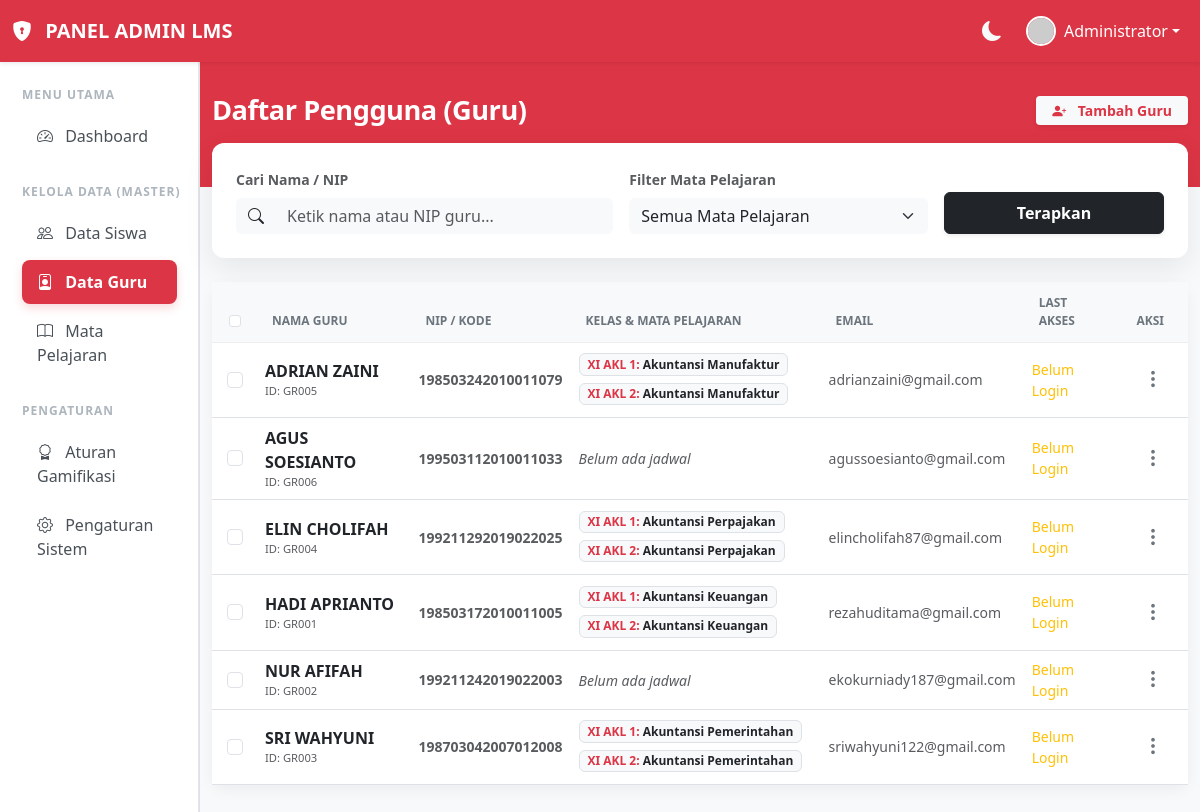
Screenshot of /admin/daftarGuru.php (signed in) with the database file from the repository.
### tables this page shows
CREATE TABLE `guru` (
  `IDGuru` char(5) NOT NULL,
  `IDUser` char(5) DEFAULT NULL,
  `NamaGuru` varchar(60) NOT NULL,
  `NIP_NUPTK` char(18) DEFAULT NULL,
  `Email` varchar(100) DEFAULT NULL,
  `NoTelp` varchar(20) DEFAULT NULL,
  `MataPelajaran` text
);

### admin/daftarGuru.php (the view, shortened to what this page needs)
<?php
require '../login/koneksi.php';
$where_clauses = [];
$search = isset($_GET['search']) ? mysqli_real_escape_string($koneksi, $_GET['search']) : '';
$where_sql = count($where_clauses) > 0 ? "WHERE " . implode(' AND ', $where_clauses) : "";
$batas = 20;
$halaman = isset($_GET['halaman']) ? (int)$_GET['halaman'] : 1;
$halaman_awal = ($halaman > 1) ? ($halaman * $batas) - $batas : 0;
$query_guru = mysqli_query($koneksi, "SELECT guru.*, users.LastAccess, users.Status FROM guru LEFT JOIN users ON guru.IDUser = users.IDUser $where_sql ORDER BY guru.NamaGuru ASC LIMIT $halaman_awal, $batas");
$jumlah_tampil = mysqli_num_rows($query_guru);
?>
<!DOCTYPE html>
<html lang="id">
<head>
    <link href="https://cdn.jsdelivr.net/npm/bootstrap@5.3.0/dist/css/bootstrap.min.css" rel="stylesheet">
    <link rel="stylesheet" href="https://cdn.jsdelivr.net/npm/bootstrap-icons@1.10.5/font/bootstrap-icons.css">
    <link rel="stylesheet" href="../style.css">
</head>
<body class="bg-light">
    <nav class="navbar navbar-expand-lg navbar-dark bg-danger sticky-top shadow-sm">
        <div class="container-fluid">
            <a class="navbar-brand fw-bold" href="#">
                <i class="bi bi-shield-lock-fill me-2"></i> PANEL ADMIN LMS
            </a>
            <div class="collapse navbar-collapse justify-content-end" id="topNav">
                <ul class="navbar-nav align-items-center">
                    <li class="nav-item dropdown">
                        <a class="nav-link dropdown-toggle d-flex align-items-center text-white" href="#" data-bs-toggle="dropdown">
                            <img src="https://ui-avatars.com/api/?name=Administrator&background=fff&color=dc3545" class="rounded-circle me-2 border border-2 border-white" width="30" height="30">
                            Administrator
                        </a>
                    </li>
                </ul>
            </div>
        </div>
    </nav>
    <div class="container-fluid">
        <div class="row">
            <?php include 'sidebar.php'; ?>
            <main class="col-md-9 ms-sm-auto col-lg-10 px-0">
                <div class="header-red">
                    <div class="container">
                        <div class="d-flex justify-content-between align-items-center">
                            <h2>Daftar Pengguna (Guru)</h2>
                            <a href="tambahGuru.php" class="btn btn-light btn-sm fw-bold px-3 text-danger shadow-sm border-0">
                                <i class="bi bi-person-plus-fill me-2"></i> Tambah Guru
                            </a>
                        </div>
                    </div>
                </div>
                <div class="container main-content pb-5">
                    <div class="card filter-card mb-4">
                        <div class="card-body p-4">
                            <form action="" method="GET" class="row g-3 align-items-end">
                                <div class="col-md-5">
                                    <label class="form-label small fw-bold text-muted">Cari Nama / NIP</label>
                                    <div class="input-group">
                                        <span class="input-group-text bg-light border-0"><i class="bi bi-search"></i></span>
                                        <input type="text" name="search" class="form-control bg-light border-0" placeholder="Ketik nama atau NIP guru..." value="<?= htmlspecialchars($search) ?>">
                                    </div>
                                </div>
                                <div class="col-md-4">
                                    <label class="form-label small fw-bold text-muted">Filter Mata Pelajaran</label>
                                    <select name="mapel" class="form-select bg-light border-0">
                                        <option value="">Semua Mata Pelajaran</option>
                                    </select>
                                </div>
                                <div class="col-md-3">
                                    <button type="submit" class="btn btn-dark w-100 fw-bold py-2 shadow-sm">Terapkan</button>
                                </div>
                            </form>
                        </div>
                    </div>
                    <div class="card table-card">
                        <div class="table-responsive" style="overflow: visible;">
                            <table class="table table-hover align-middle mb-0">
                                <thead>
                                    <tr>
                                        <th class="text-center" style="width: 45px;"><input class="form-check-input" type="checkbox" id="checkAll"></th>
                                        <th>NAMA GURU</th><th>NIP / KODE</th><th style="min-width: 250px;">KELAS & MATA PELAJARAN</th><th>EMAIL</th><th>LAST AKSES</th><th class="text-end pe-4">AKSI</th>
                                    </tr>
                                </thead>
                                <tbody>
                                    <?php if($jumlah_tampil > 0): while($row = mysqli_fetch_assoc($query_guru)): ?>
                                        <tr>
                                            <td class="text-center"><input class="form-check-input checkItem" type="checkbox" name="ids[]" value="<?= $row['IDGuru'] ?>"></td>
                                            <td>
                                                <div class="fw-bold text-dark"><?= $row['NamaGuru'] ?></div>
                                                <div class="text-muted" style="font-size: 0.7rem;">ID: <?= $row['IDGuru'] ?></div>
                                            </td>
                                            <td class="text-muted fw-semibold small"><?= !empty($row['NIP_NUPTK']) ? $row['NIP_NUPTK'] : '-' ?></td>
                                            <td>
                                                <?php
                                                $akses = json_decode($row['MataPelajaran'], true);
                                                if(!empty($akses) && is_array($akses)) {
                                                    foreach($akses as $kelas => $mapels) {
                                                        $daftar_mapel = implode(", ", $mapels);
                                                        echo "<div class='badge bg-light text-dark border mapel-badge'>";
                                                        echo "<span class='text-danger fw-bold'>$kelas:</span> $daftar_mapel";
                                                        echo "</div><br>";
                                                    }
                                                } else {
                                                    echo "<span class='text-muted small fst-italic'>Belum ada jadwal</span>";
                                                }
                                                ?>
                                            </td>
                                            <td class="text-muted small"><?= !empty($row['Email']) ? $row['Email'] : '-' ?></td>
                                            <td class="small text-muted"><?= $row['LastAccess'] ? date('d M, H:i', strtotime($row['LastAccess'])) : '<span class="text-warning">Belum Login</span>' ?></td>
                                            <td class="text-end pe-4">
                                                <div class="dropdown">
                                                    <button class="btn btn-link text-secondary p-0" type="button" data-bs-toggle="dropdown" aria-expanded="false" data-bs-boundary="window">
                                                        <i class="bi bi-three-dots-vertical fs-5"></i>
                                                    </button>
                                                </div>
                                            </td>
                                        </tr>
                                    <?php endwhile; else: ?>
                                        <tr><td colspan="7" class="text-center py-5 text-muted">Data guru tidak ditemukan.</td></tr>
                                    <?php endif; ?>
                                </tbody>
                            </table>
                        </div>
                    </div>
                </div>
            </main>
        </div>
    </div>
</body>
</html>

### siswa/style.css (style rules this page uses)
body { background-color: #f8f9fa; }

### admin/daftarGuru.php (style rules this page uses)
body { background-color: #f8f9fa; }
.header-red { background: #dc3545; color: white; padding: 2rem 0 3.8rem 0; margin: 0; position: relative; }
.header-red h2 { margin: 0; font-weight: 700; font-size: 1.7rem; letter-spacing: -0.5px; }
.main-content { margin-top: -2.8rem; position: relative; z-index: 10; }
.filter-card { border: none; border-radius: 12px; box-shadow: 0 10px 30px rgba(0,0,0,0.08); background: white; }
.table-card { border: none; border-radius: 12px; box-shadow: 0 5px 15px rgba(0,0,0,0.05); background: white; }
.table thead th { background-color: #f8f9fa; color: #6c757d; font-size: 0.75rem; text-transform: uppercase; font-weight: 700; padding: 12px 15px; border-bottom: 1px solid #eee; }
.mapel-badge { font-size: 0.75rem; white-space: normal; text-align: left; display: inline-block; margin-bottom: 4px; }

### rows the page displays
guru: NamaGuru "ADRIAN ZAINI", IDGuru "GR005", NIP_NUPTK "198503242010011079", kelas "XI AKL 1", daftar_mapel "Akuntansi Manufaktur", kelas "XI AKL 2", Email "adrianzaini@gmail.com"
guru: NamaGuru "AGUS SOESIANTO", IDGuru "GR006", NIP_NUPTK "199503112010011033", shows "Belum ada jadwal", Email "agussoesianto@gmail.com"
guru: NamaGuru "ELIN CHOLIFAH", IDGuru "GR004", NIP_NUPTK "199211292019022025", kelas "XI AKL 1", daftar_mapel "Akuntansi Perpajakan", kelas "XI AKL 2", Email "elincholifah87@gmail.com"
guru: NamaGuru "HADI APRIANTO", IDGuru "GR001", NIP_NUPTK "198503172010011005", kelas "XI AKL 1", daftar_mapel "Akuntansi Keuangan", kelas "XI AKL 2", Email "rezahuditama@gmail.com"
guru: NamaGuru "NUR AFIFAH", IDGuru "GR002", NIP_NUPTK "199211242019022003", shows "Belum ada jadwal", Email "ekokurniady187@gmail.com"
guru: NamaGuru "SRI WAHYUNI", IDGuru "GR003", NIP_NUPTK "198703042007012008", kelas "XI AKL 1", daftar_mapel "Akuntansi Pemerintahan", kelas "XI AKL 2", Email "sriwahyuni122@gmail.com"
